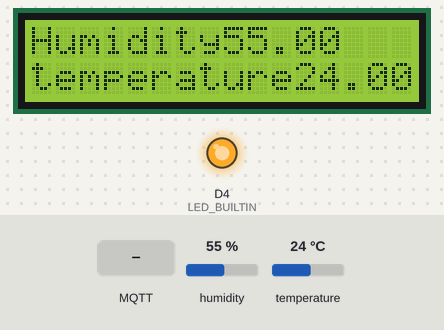
Bench run of a sketch on a simulated ESP8266 (Wemos D1 mini). On the bench: 16×2 character LCD, output pins drawn as LEDs (lit = HIGH, except the on-board LED, lit = LOW). The inputs (shaded band) are chosen by the test bench; at power-on: humidity 55 %, temperature 24 °C. WiFi joins after 1.5 s; servers stay silent unless stated; no MQTT or app messages arrive unless stated; what the sketch prints to the serial monitor is not drawn.

Above: at 3.3 s.
3.4 s: MQTT message "true" arrives on the first subscribed topic
At 4.6 s:
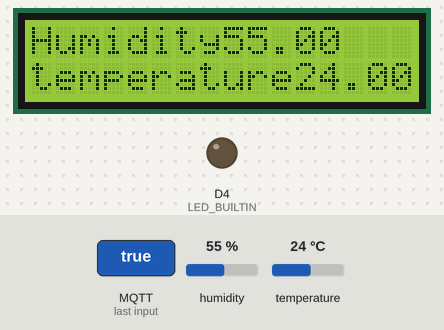
4.9 s: humidity set to 22 %
At 6.1 s:
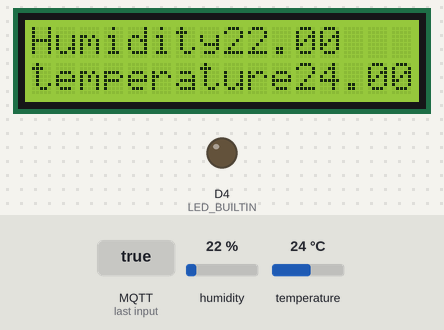
6.5 s: temperature set to 12 °C
At 7.6 s:
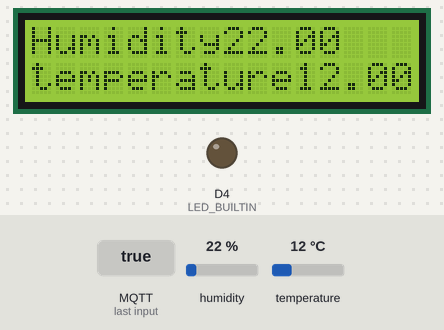
8.1 s: humidity set to 40 %
At 9.0 s:
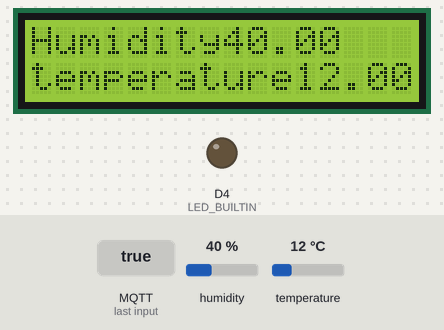
9.7 s: temperature set to 19 °C
At 10.5 s:
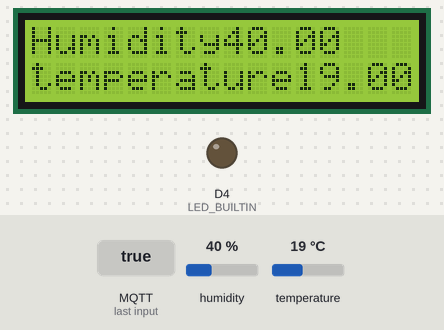
11.2 s: MQTT message "false" arrives on the first subscribed topic
At 12.1 s:
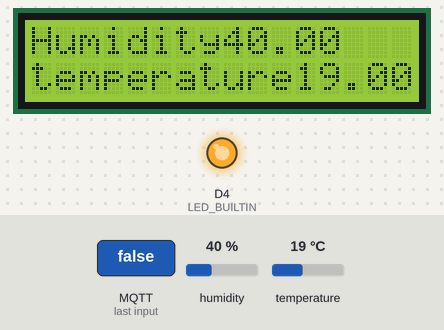
Timing chart, 0 to 13.7 s (numbered marks = the images above; inputs shaded):
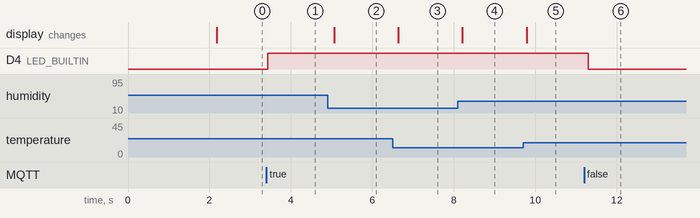

The sketch:

DHT_MQTT_L2C.ino
```cpp
#include <ArduinoJson.h>
#include <ESP8266WiFi.h>
#include <MQTT.h>

#include "dht.h"

#define dht_apin D5

#include <LiquidCrystal_I2C.h>


dht DHT;
LiquidCrystal_I2C lcd(0x27,2,1,0,4,5,6,7,3,POSITIVE);
     //Das Wort piezo ist jetzt die Zahl 5

const char ssid[] = "Taem";
const char pass[] = "taemalJAZZAR123**";

WiFiClient net;
MQTTClient client;

unsigned long lastMillis = 0;

void connect() {
  Serial.print("checking wifi...");
  while (WiFi.status() != WL_CONNECTED) {
    Serial.print(".");
    delay(1000);
  }

  Serial.print("\nconnecting...");
  while (!client.connect("clientId-AYeFH92p3d", "hs-anhalt-ims", "hs-anhalt-ims")) {
    Serial.print(".");
    delay(1000);
  }

  Serial.println("\nconnected!");

  client.subscribe("/ledwemos2");
  // client.unsubscribe("/hello");
}

void messageReceived(String &topic, String &payload) {
  //Serial.println("incoming: " + topic + " - " + payload);
  if(payload=="true"){
    digitalWrite(LED_BUILTIN, HIGH);
  }
  else if (payload=="false"){
    digitalWrite(LED_BUILTIN, LOW);
  }
}

void setup() {
  pinMode(LED_BUILTIN, OUTPUT);
  Serial.begin(115200);
  WiFi.begin(ssid, pass);
  lcd.begin(16,2);

  // Note: Local domain names (e.g. "Computer.local" on OSX) are not supported by Arduino.
  // You need to set the IP address directly.
  client.begin("broker.mqttdashboard.com", net);
  client.onMessage(messageReceived);

  connect();
}

void loop() {
  client.loop();
  delay(10);  // <- fixes some issues with WiFi stability
  DHT.read11(dht_apin);

  lcd.setBacklight(HIGH);
  lcd.setCursor(0,0);

  float temp = DHT.temperature;
  float humi = DHT.humidity;

  lcd.print("Humidity");
  lcd.print(humi);

  lcd.setCursor(0,1);
  lcd.print("temperature");
  lcd.print(temp);

  if (!client.connected()) {
    connect();
  }
  // publish a message roughly every second.
  if (millis() - lastMillis > 1000) {
    lastMillis = millis();

    const size_t CAPACITY = JSON_OBJECT_SIZE(4);
    StaticJsonDocument<CAPACITY> doc;
    JsonObject object = doc.to<JsonObject>();
    String message;
    String temps=String(temp);
    String humis=String(humi);
    object["temp"] = temps;
    object["humidity"] = humis;
    serializeJson(doc, message);
    client.publish("/infowemos2", message);
  }
  delay(200);
}
```

Measured:
- after the input at 3.4 s, D4 (LED_BUILTIN): LOW → HIGH at once
- after the input at 4.9 s, the display: changes after 0.16 s (image 2)
- after the input at 6.5 s, the display: changes after 0.14 s (image 3)
- after the input at 8.1 s, the display: changes after 0.11 s (image 4)
- after the input at 9.7 s, the display: changes after 0.09 s (image 5)
- after the input at 11.2 s, D4 (LED_BUILTIN): HIGH → LOW after 0.10 s
